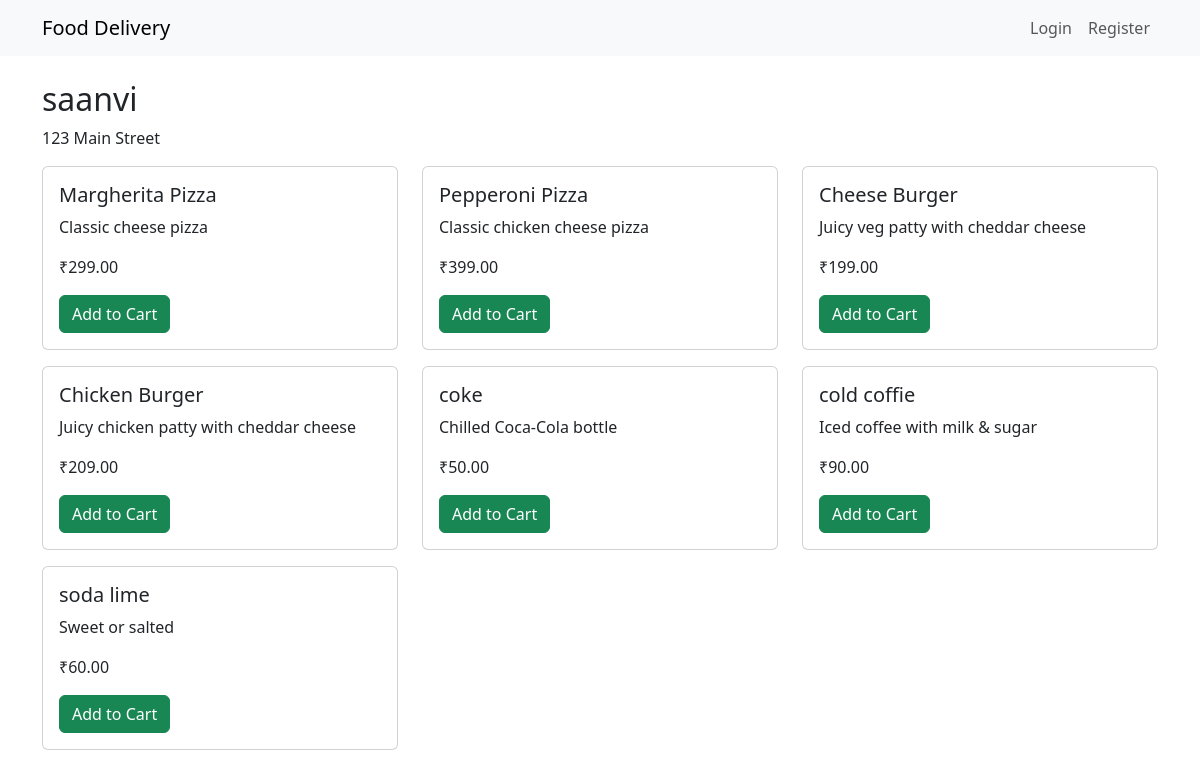
Page /restaurant/1/ on the committed database.
### food/models.py (models this page shows, shortened)
class Restaurant(models.Model):
    owner = models.OneToOneField(User, on_delete=models.CASCADE, related_name='restaurant_profile')
    name = models.CharField(max_length=200)
    address = models.TextField(blank=True)
    phone = models.CharField(max_length=20, blank=True)
    created_at = models.DateTimeField(auto_now_add=True)

class MenuItem(models.Model):
    restaurant = models.ForeignKey(Restaurant, on_delete=models.CASCADE, related_name='menu_items')
    category = models.ForeignKey(Category, on_delete=models.SET_NULL, null=True, blank=True)
    name = models.CharField(max_length=200)
    description = models.TextField(blank=True)
    price = models.DecimalField(max_digits=8, decimal_places=2, default=Decimal('0.00'))
    is_available = models.BooleanField(default=True)
    created_at = models.DateTimeField(auto_now_add=True)

### food/views.py (the view)
# urls.py: path('restaurant/<int:pk>/', views.restaurant_detail, name='restaurant_detail'),
def restaurant_detail(request, pk):
    restaurant = get_object_or_404(Restaurant, pk=pk)
    menu_items = restaurant.menu_items.filter(is_available=True)
    return render(request, 'food/restaurant_detail.html', {'restaurant': restaurant, 'menu_items': menu_items})

### food/templates/food/restaurant_detail.html
{% extends 'food/base.html' %}
{% block content %}
<h2>{{ restaurant.name }}</h2>
<p>{{ restaurant.address }}</p>
<div class="row">
{% for item in menu_items %}
  <div class="col-md-4">
    <div class="card mb-3">
      <div class="card-body">
        <h5>{{ item.name }}</h5>
        <p>{{ item.description }}</p>
        <p>₹{{ item.price }}</p>
        <a href="{% url 'add_to_cart' item.id %}" class="btn btn-success">Add to Cart</a>
      </div>
    </div>
  </div>
{% empty %}
  <p>No items available.</p>
{% endfor %}
</div>
{% endblock %}

### food/templates/food/base.html (shortened to what this page needs)
<!DOCTYPE html>
<html>
<head>
    <link rel="stylesheet" href="https://cdn.jsdelivr.net/npm/bootstrap@5.3.0/dist/css/bootstrap.min.css">
</head>
<body>
<nav class="navbar navbar-expand-lg navbar-light bg-light">
  <div class="container">
    <a class="navbar-brand" href="{% url 'home' %}">Food Delivery</a>
    <ul class="navbar-nav ms-auto">
      {% if user.is_authenticated %}
        <li class="nav-item"><a class="nav-link" href="{% url 'my_orders' %}">My Orders</a></li>
        <li class="nav-item"><a class="nav-link" href="{% url 'cart' %}">Cart</a></li>
        <li class="nav-item"><a class="nav-link" href="{% url 'logout' %}">Logout</a></li>
      {% else %}
        <li class="nav-item"><a class="nav-link" href="{% url 'login' %}">Login</a></li>
        <li class="nav-item"><a class="nav-link" href="{% url 'register' %}">Register</a></li>
      {% endif %}
    </ul>
  </div>
</nav>
<div class="container mt-4">
  {% block content %}{% endblock %}
</div>
</body>
</html>

### rows in the picture
Restaurant: name "saanvi", address "123 Main Street"
MenuItem: name "Margherita Pizza", description "Classic cheese pizza", price "299.00"
MenuItem: name "Pepperoni Pizza", description "Classic chicken cheese pizza", price "399.00"
MenuItem: name "Cheese Burger", description "Juicy veg patty with cheddar cheese", price "199.00"
MenuItem: name "Chicken Burger", description "Juicy chicken patty with cheddar cheese", price "209.00"
MenuItem: name "coke", description "Chilled Coca-Cola bottle", price "50.00"
MenuItem: name "cold coffie", description "Iced coffee with milk & sugar", price "90.00"
MenuItem: name "soda lime", description "Sweet or salted", price "60.00"
